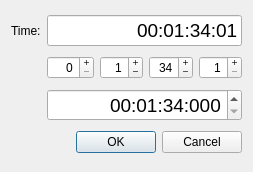
<?xml version="1.0" encoding="UTF-8"?>
<ui version="4.0">
 <class>Dialog</class>
 <widget class="QDialog" name="Dialog">
  <property name="geometry">
   <rect>
    <x>0</x>
    <y>0</y>
    <width>253</width>
    <height>172</height>
   </rect>
  </property>
  <property name="windowTitle">
   <string>Choose Profile</string>
  </property>
  <layout class="QGridLayout" name="gridLayout">
   <item row="0" column="0">
    <widget class="QLabel" name="label">
     <property name="text">
      <string>Time:</string>
     </property>
    </widget>
   </item>
   <item row="0" column="1">
    <widget class="QLineEdit" name="lineEdit">
     <property name="font">
      <font>
       <pointsize>14</pointsize>
      </font>
     </property>
     <property name="inputMask">
      <string notr="true">99:99:99:99</string>
     </property>
     <property name="text">
      <string notr="true">00:01:34:01</string>
     </property>
     <property name="cursorPosition">
      <number>11</number>
     </property>
     <property name="alignment">
      <set>Qt::AlignRight|Qt::AlignTrailing|Qt::AlignVCenter</set>
     </property>
     <property name="cursorMoveStyle">
      <enum>Qt::VisualMoveStyle</enum>
     </property>
    </widget>
   </item>
   <item row="1" column="1">
    <layout class="QHBoxLayout" name="horizontalLayout">
     <item>
      <widget class="QSpinBox" name="spinBox">
       <property name="alignment">
        <set>Qt::AlignRight|Qt::AlignTrailing|Qt::AlignVCenter</set>
       </property>
       <property name="buttonSymbols">
        <enum>QAbstractSpinBox::PlusMinus</enum>
       </property>
       <property name="correctionMode">
        <enum>QAbstractSpinBox::CorrectToNearestValue</enum>
       </property>
       <property name="maximum">
        <number>999</number>
       </property>
      </widget>
     </item>
     <item>
      <widget class="QSpinBox" name="spinBox_2">
       <property name="alignment">
        <set>Qt::AlignRight|Qt::AlignTrailing|Qt::AlignVCenter</set>
       </property>
       <property name="buttonSymbols">
        <enum>QAbstractSpinBox::PlusMinus</enum>
       </property>
       <property name="value">
        <number>1</number>
       </property>
      </widget>
     </item>
     <item>
      <widget class="QSpinBox" name="spinBox_3">
       <property name="alignment">
        <set>Qt::AlignRight|Qt::AlignTrailing|Qt::AlignVCenter</set>
       </property>
       <property name="buttonSymbols">
        <enum>QAbstractSpinBox::PlusMinus</enum>
       </property>
       <property name="value">
        <number>34</number>
       </property>
      </widget>
     </item>
     <item>
      <widget class="QSpinBox" name="spinBox_4">
       <property name="alignment">
        <set>Qt::AlignRight|Qt::AlignTrailing|Qt::AlignVCenter</set>
       </property>
       <property name="buttonSymbols">
        <enum>QAbstractSpinBox::PlusMinus</enum>
       </property>
       <property name="minimum">
        <number>1</number>
       </property>
      </widget>
     </item>
    </layout>
   </item>
   <item row="2" column="1">
    <widget class="QTimeEdit" name="timeEdit">
     <property name="font">
      <font>
       <pointsize>14</pointsize>
      </font>
     </property>
     <property name="alignment">
      <set>Qt::AlignRight|Qt::AlignTrailing|Qt::AlignVCenter</set>
     </property>
     <property name="dateTime">
      <datetime>
       <hour>0</hour>
       <minute>1</minute>
       <second>34</second>
       <year>2000</year>
       <month>1</month>
       <day>1</day>
      </datetime>
     </property>
     <property name="minimumDateTime">
      <datetime>
       <hour>0</hour>
       <minute>0</minute>
       <second>0</second>
       <year>2000</year>
       <month>1</month>
       <day>1</day>
      </datetime>
     </property>
     <property name="minimumTime">
      <time>
       <hour>0</hour>
       <minute>0</minute>
       <second>0</second>
      </time>
     </property>
     <property name="currentSection">
      <enum>QDateTimeEdit::MinuteSection</enum>
     </property>
     <property name="displayFormat">
      <string notr="true">HH:mm:ss:zzz</string>
     </property>
     <property name="timeSpec">
      <enum>Qt::UTC</enum>
     </property>
     <property name="time">
      <time>
       <hour>0</hour>
       <minute>1</minute>
       <second>34</second>
      </time>
     </property>
    </widget>
   </item>
   <item row="3" column="1">
    <widget class="QDialogButtonBox" name="buttonBox">
     <property name="orientation">
      <enum>Qt::Horizontal</enum>
     </property>
     <property name="standardButtons">
      <set>QDialogButtonBox::Cancel|QDialogButtonBox::Ok</set>
     </property>
    </widget>
   </item>
  </layout>
 </widget>
 <resources/>
 <connections>
  <connection>
   <sender>buttonBox</sender>
   <signal>accepted()</signal>
   <receiver>Dialog</receiver>
   <slot>accept()</slot>
   <hints>
    <hint type="sourcelabel">
     <x>248</x>
     <y>254</y>
    </hint>
    <hint type="destinationlabel">
     <x>157</x>
     <y>274</y>
    </hint>
   </hints>
  </connection>
  <connection>
   <sender>buttonBox</sender>
   <signal>rejected()</signal>
   <receiver>Dialog</receiver>
   <slot>reject()</slot>
   <hints>
    <hint type="sourcelabel">
     <x>316</x>
     <y>260</y>
    </hint>
    <hint type="destinationlabel">
     <x>286</x>
     <y>274</y>
    </hint>
   </hints>
  </connection>
 </connections>
</ui>
